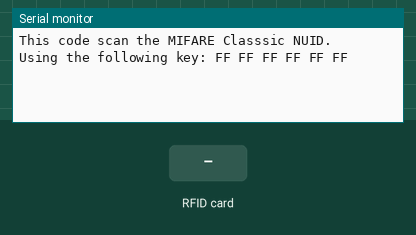
A sketch run on a simulated Arduino Uno, built with avr-gcc and run on an emulated ATmega328P. Shown: the last lines printed to the serial monitor. Inputs (shaded band) come from the test bench.

Above: at 1.2 s.
1.3 s: RFID card 70 16 11 41 61 held to the reader
At 2.5 s:
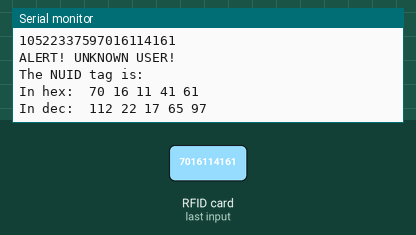
2.8 s: RFID card 5E 7A 19 C4 held to the reader
At 4.2 s:
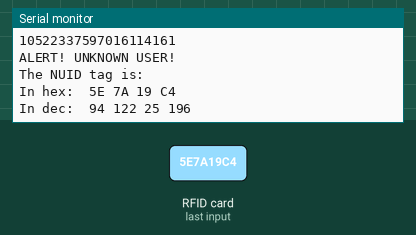
4.5 s: RFID card 5E 7A 19 C4 held to the reader
At 5.8 s:
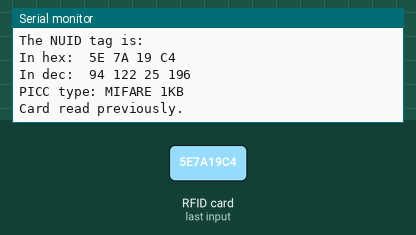

Measured:
- after the input at 1.3 s, the serial monitor: prints a new line at once (image 1)
- after the input at 2.8 s, the serial monitor: prints a new line at once (image 2)
- after the input at 4.5 s, the serial monitor: prints a new line after 0.05 s (image 3)

The sketch:

ReadNUID.ino
```cpp
// (licence header left out)
#include <SPI.h>
#include <MFRC522.h>
#include <stdlib.h>
#include <string.h>

#define SS_PIN 10
#define RST_PIN 9

MFRC522 rfid(SS_PIN, RST_PIN); // Instance of the class

MFRC522::MIFARE_Key key;

// Init array that will store new NUID
byte nuidPICC[4];

void setup() {
  Serial.begin(9600);
  SPI.begin(); // Init SPI bus
  rfid.PCD_Init(); // Init MFRC522

  for (byte i = 0; i < 6; i++) {
    key.keyByte[i] = 0xFF;
  }

  Serial.println(F("This code scan the MIFARE Classsic NUID."));
  Serial.print(F("Using the following key:"));
  printHex(key.keyByte, MFRC522::MF_KEY_SIZE);
}

void loop() {

  // Reset the loop if no new card present on the sensor/reader. This saves the entire process when idle.
  if ( ! rfid.PICC_IsNewCardPresent()){
    // Serial.println("New crd?");
    return;
  }

  // Verify if the NUID has been readed
  if ( ! rfid.PICC_ReadCardSerial()){
    Serial.println("Verify?");
    return;
  }
  Serial.print(F("PICC type: "));
  MFRC522::PICC_Type piccType = rfid.PICC_GetType(rfid.uid.sak);
  Serial.println(rfid.PICC_GetTypeName(piccType));

  // Check is the PICC of Classic MIFARE type
  if (piccType != MFRC522::PICC_TYPE_MIFARE_MINI &&
    piccType != MFRC522::PICC_TYPE_MIFARE_1K &&
    piccType != MFRC522::PICC_TYPE_MIFARE_4K) {
    Serial.println(F("Your tag is not of type MIFARE Classic."));
    return;
  }

  if (rfid.uid.uidByte[0] != nuidPICC[0] ||
    rfid.uid.uidByte[1] != nuidPICC[1] ||
    rfid.uid.uidByte[2] != nuidPICC[2] ||
    rfid.uid.uidByte[3] != nuidPICC[3] ) {
    Serial.println(F("A new card has been detected."));

    // Store NUID into nuidPICC array
    for (byte i = 0; i < 4; i++) {
      nuidPICC[i] = rfid.uid.uidByte[i];
    }

    char *oldcards[3] = {"7016114161", "9923618517016114161", "10522337597016114161"}; // tag, card-original-yellow, card2
    // Serial.println(sizeof(byte));
    for(int i=0;i<rfid.uid.size;i++){
      Serial.print(rfid.uid.uidByte[i]);
    }
    for(int i=0;i<3;i++){
      Serial.println(oldcards[i]);
      if(strcmp(oldcards[i], rfid.uid.uidByte) == 0)
        Serial.println("Welcome, user!");
      else Serial.println("ALERT! UNKNOWN USER!");

    }
    Serial.println(F("The NUID tag is:"));
    Serial.print(F("In hex: "));
    printHex(rfid.uid.uidByte, rfid.uid.size);
    Serial.println();
    Serial.print(F("In dec: "));
    printDec(rfid.uid.uidByte, rfid.uid.size);
    Serial.println();
  }
  else Serial.println(F("Card read previously."));

  // Halt PICC
  rfid.PICC_HaltA();

  // Stop encryption on PCD
  rfid.PCD_StopCrypto1();
}


/**
 * Helper routine to dump a byte array as hex values to Serial.
 */
void printHex(byte *buffer, byte bufferSize) {
  for (byte i = 0; i < bufferSize; i++) {
    Serial.print(buffer[i] < 0x10 ? " 0" : " ");
    Serial.print(buffer[i], HEX);
  }
}

/**
 * Helper routine to dump a byte array as dec values to Serial.
 */
void printDec(byte *buffer, byte bufferSize) {
  for (byte i = 0; i < bufferSize; i++) {
    Serial.print(buffer[i] < 0x10 ? " 0" : " ");
    Serial.print(buffer[i], DEC);
  }
}
```
